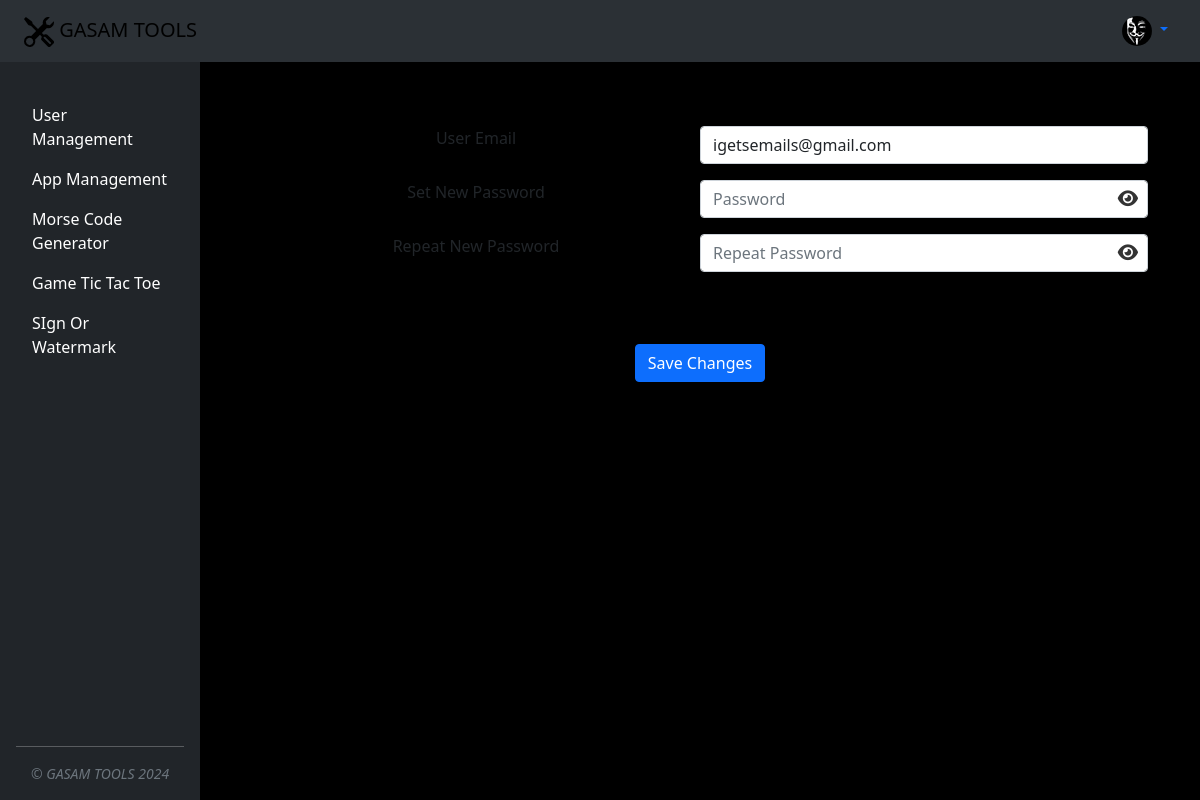
The app's page /settings (signed in), older data.
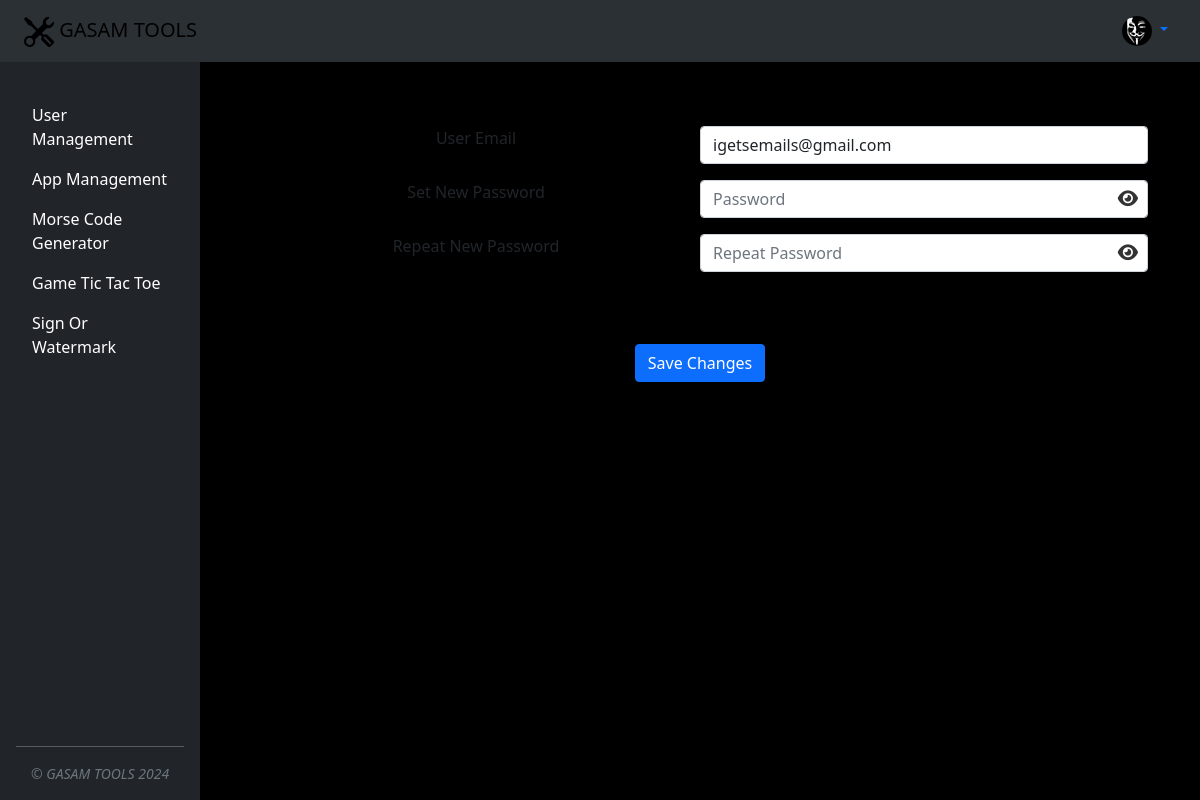
The same page, newer data.
### main.py (models this page shows)
class GasamApp(db.Model):
    __tablename__ = "gasam_apps"
    id = db.Column(db.Integer, primary_key=True)
    title = db.Column(db.String(250), unique=True, nullable=False)
    subtitle = db.Column(db.String(250))
    app_url = db.Column(db.String(250), unique=True)
    users = relationship("User", secondary=user_app_association, back_populates="apps")

### main.py (the view)
@app.route('/settings', methods=["GET", "POST", "PUT"])
@login_required
def settings():
    if request.method == 'PUT':
        json_data = request.get_json()
        if check_password_hash(current_user.password, json_data['user_password']):
            json_data['correct_password'] = True
            current_user.email = json_data['user_email']
            if json_data['user_new_password'] != '':
                hashed_password = generate_password_hash(json_data['user_new_password'], method='pbkdf2:sha256',
                                                         salt_length=8)
                current_user.password = hashed_password
            db.session.commit()  # Commit the changes to the database
        else:
            json_data['correct_password'] = False
        return jsonify(json_data)
    else:
        return render_template("settings.html",
                               user_approved=current_user.approved,
                               user_apps=current_user.apps,
                               user_email=current_user.email,
                               )

### main.py (called while the page is built)
@login_manager.user_loader
def load_user(user_id):
    return db.session.get(User, int(user_id))

### templates/settings.html (shortened to what this page needs)
{% include "header.html" %}
{% if user_approved: %}
  {% extends "base.html" %}
    {% block content %}
    <div class="container mt-5">
        <div class="container">
            <div class="row">
                <label class="col-12 col-md-6 mt-3 text-center" for="gasamProfileUserEmail">User Email</label>
                <div class="col-12 col-md-6 position-relative p-0 mt-3">
                    <input class="form-control" id='gasamProfileUserEmail' type="text" value="{{ user_email }}" autocomplete="off" />
                </div>
            </div>
            <div class="row">
                <label class="col-12 col-md-6 mt-3 text-center" for="gasamSettingsUserPassword">Set New Password</label>
                <div class="col-12 col-md-6 position-relative p-0 mt-3">
                    <input type="password" class="form-control" id="gasamSettingsUserPassword" placeholder="Password" name="password" required oninput="proceedBttnControl('gasamSettingsUserPassword', 'gasamSettingsUserRepeatPassword')">
                    <span class="toggle-password position-absolute" id="gasamTogglePassword" style="top: 50%; right: 10px; transform: translateY(-50%); cursor: pointer;">
                        <i class="fa fa-eye"></i>
                    </span>
                </div>
            </div>
            <div class="row">
                <label class="col-12 col-md-6 mt-3 text-center" for="gasamSettingsUserRepeatPassword">Repeat New Password</label>
                <div class="col-12 col-md-6 position-relative p-0 mt-3">
                    <input type="password" class="form-control" id="gasamSettingsUserRepeatPassword" placeholder="Repeat Password" name="repeat_password" required oninput="validatePassword('gasamSettingsUserPassword', 'gasamSettingsUserRepeatPassword')">
                    <span class="toggle-password" id="gasamToggleRepeatPassword">
                     <i class="fa fa-eye"></i>
                    </span>
                </div>
            </div>
            <br>
            <div class="d-flex justify-content-center">
                <button type="button" class="btn btn-primary mt-5" data-bs-toggle="modal" data-bs-target="#exampleModal" id="gasamProceedBttn">
                    Save Changes
                </button>
            </div>
        </div>
    </div>
    <div class="toast-container position-fixed bottom-0 end-0 p-3">
    </div>
    {% endblock %}
{% else: %}
    <div class="container">
      <p class="text-center">Your account is pending approval. You will receive email with confirmation.</p>
    </div>
{% endif %}

### templates/base.html (shortened to what this page needs)
<div class="d-flex gasam main-container">
  <div class="d-flex flex-column flex-shrink-0 p-3 text-bg-dark sidebar" style="width: 200px;">
    <ul class="nav nav-pills flex-column mb-auto gasam sidebar">
      {% for app in user_apps %}
      <li class="nav-item">
        <a href="{{url_for('access_app', app_name=app.app_url) }}"
           class="nav-link text-white {% if app_name and app_name==app.app_url: %} active {% endif %}"
           aria-current="page"
           id="{{ app.app_url }}">
          <p class="gasam app-name" title="{{ app.subtitle }}">{{ app.title }}</p>
        </a>
      </li>
      {% endfor %}
    </ul>
    <div class="small text-center text-muted fst-italic">&copy; GASAM TOOLS <span id="gasam-footer-year"></span></div>
  </div>
  <div class="flex-grow-1 p-3 content d-flex flex-column gasam main-window">
    {% block content %} {% endblock %}
  </div>
</div>

Row changes from the older to the newer data that the page shows:
changed GasamApp: title "SIgn Or Watermark" → "Sign Or Watermark"
